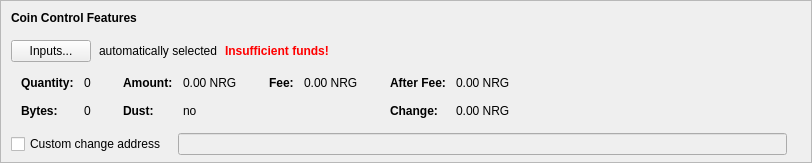
    <widget class="QFrame" name="frameCoinControl">
     <property name="sizePolicy">
      <sizepolicy hsizetype="Expanding" vsizetype="Expanding">
       <horstretch>0</horstretch>
       <verstretch>0</verstretch>
      </sizepolicy>
     </property>
     <property name="maximumSize">
      <size>
       <width>16777215</width>
       <height>16777215</height>
      </size>
     </property>
     <property name="frameShape">
      <enum>QFrame::StyledPanel</enum>
     </property>
     <property name="frameShadow">
      <enum>QFrame::Sunken</enum>
     </property>
     <layout class="QVBoxLayout" name="verticalLayoutCoinControl2">
      <property name="spacing">
       <number>0</number>
      </property>
      <property name="leftMargin">
       <number>0</number>
      </property>
      <property name="topMargin">
       <number>0</number>
      </property>
      <property name="rightMargin">
       <number>0</number>
      </property>
      <property name="bottomMargin">
       <number>6</number>
      </property>
      <item>
       <layout class="QVBoxLayout" name="verticalLayoutCoinControl" stretch="0,0,0,0,1">
        <property name="spacing">
         <number>0</number>
        </property>
        <property name="leftMargin">
         <number>10</number>
        </property>
        <property name="topMargin">
         <number>10</number>
        </property>
        <item>
         <layout class="QHBoxLayout" name="horizontalLayoutCoinControl1">
          <property name="bottomMargin">
           <number>15</number>
          </property>
          <item>
           <widget class="QLabel" name="labelCoinControlFeatures">
            <property name="sizePolicy">
             <sizepolicy hsizetype="Preferred" vsizetype="Maximum">
              <horstretch>0</horstretch>
              <verstretch>0</verstretch>
             </sizepolicy>
            </property>
            <property name="font">
             <font>
              <weight>75</weight>
              <bold>true</bold>
             </font>
            </property>
            <property name="styleSheet">
             <string notr="true">font-weight:bold;</string>
            </property>
            <property name="text">
             <string>Coin Control Features</string>
            </property>
           </widget>
          </item>
         </layout>
        </item>
        <item>
         <layout class="QHBoxLayout" name="horizontalLayoutCoinControl2" stretch="0,0,0,0">
          <property name="spacing">
           <number>8</number>
          </property>
          <property name="bottomMargin">
           <number>10</number>
          </property>
          <item>
           <widget class="QPushButton" name="pushButtonCoinControl">
            <property name="styleSheet">
             <string notr="true"/>
            </property>
            <property name="text">
             <string>Inputs...</string>
            </property>
            <property name="autoDefault">
             <bool>false</bool>
            </property>
           </widget>
          </item>
          <item>
           <widget class="QLabel" name="labelCoinControlAutomaticallySelected">
            <property name="text">
             <string>automatically selected</string>
            </property>
            <property name="margin">
             <number>5</number>
            </property>
           </widget>
          </item>
          <item>
           <widget class="QLabel" name="labelCoinControlInsuffFunds">
            <property name="font">
             <font>
              <weight>75</weight>
              <bold>true</bold>
             </font>
            </property>
            <property name="styleSheet">
             <string notr="true">color:red;font-weight:bold;</string>
            </property>
            <property name="text">
             <string>Insufficient funds!</string>
            </property>
            <property name="margin">
             <number>5</number>
            </property>
           </widget>
          </item>
          <item>
           <spacer name="horizontalSpacerCoinControl">
            <property name="orientation">
             <enum>Qt::Horizontal</enum>
            </property>
            <property name="sizeHint" stdset="0">
             <size>
              <width>40</width>
              <height>1</height>
             </size>
            </property>
           </spacer>
          </item>
         </layout>
        </item>
        <item>
         <widget class="QWidget" name="widgetCoinControl" native="true">
          <property name="sizePolicy">
           <sizepolicy hsizetype="Preferred" vsizetype="Preferred">
            <horstretch>0</horstretch>
            <verstretch>0</verstretch>
           </sizepolicy>
          </property>
          <property name="minimumSize">
           <size>
            <width>0</width>
            <height>0</height>
           </size>
          </property>
          <property name="styleSheet">
           <string notr="true"/>
          </property>
          <layout class="QHBoxLayout" name="horizontalLayoutCoinControl5">
           <property name="leftMargin">
            <number>0</number>
           </property>
           <property name="topMargin">
            <number>0</number>
           </property>
           <property name="rightMargin">
            <number>0</number>
           </property>
           <property name="bottomMargin">
            <number>0</number>
           </property>
           <item>
            <layout class="QHBoxLayout" name="horizontalLayoutCoinControl3" stretch="0,0,0,1">
             <property name="spacing">
              <number>20</number>
             </property>
             <property name="topMargin">
              <number>0</number>
             </property>
             <property name="bottomMargin">
              <number>10</number>
             </property>
             <item>
              <layout class="QFormLayout" name="formLayoutCoinControl1">
               <property name="horizontalSpacing">
                <number>10</number>
               </property>
               <property name="verticalSpacing">
                <number>14</number>
               </property>
               <property name="leftMargin">
                <number>10</number>
               </property>
               <property name="topMargin">
                <number>4</number>
               </property>
               <property name="rightMargin">
                <number>6</number>
               </property>
               <item row="0" column="0">
                <widget class="QLabel" name="labelCoinControlQuantityText">
                 <property name="font">
                  <font>
                   <weight>75</weight>
                   <bold>true</bold>
                  </font>
                 </property>
                 <property name="text">
                  <string>Quantity:</string>
                 </property>
                 <property name="margin">
                  <number>0</number>
                 </property>
                </widget>
               </item>
               <item row="0" column="1">
                <widget class="QLabel" name="labelCoinControlQuantity">
                 <property name="cursor">
                  <cursorShape>IBeamCursor</cursorShape>
                 </property>
                 <property name="contextMenuPolicy">
                  <enum>Qt::ActionsContextMenu</enum>
                 </property>
                 <property name="text">
                  <string notr="true">0</string>
                 </property>
                 <property name="margin">
                  <number>0</number>
                 </property>
                 <property name="textInteractionFlags">
                  <set>Qt::LinksAccessibleByMouse|Qt::TextSelectableByKeyboard|Qt::TextSelectableByMouse</set>
                 </property>
                </widget>
               </item>
               <item row="1" column="0">
                <widget class="QLabel" name="labelCoinControlBytesText">
                 <property name="font">
                  <font>
                   <weight>75</weight>
                   <bold>true</bold>
                  </font>
                 </property>
                 <property name="text">
                  <string>Bytes:</string>
                 </property>
                </widget>
               </item>
               <item row="1" column="1">
                <widget class="QLabel" name="labelCoinControlBytes">
                 <property name="cursor">
                  <cursorShape>IBeamCursor</cursorShape>
                 </property>
                 <property name="contextMenuPolicy">
                  <enum>Qt::ActionsContextMenu</enum>
                 </property>
                 <property name="text">
                  <string notr="true">0</string>
                 </property>
                 <property name="textInteractionFlags">
                  <set>Qt::LinksAccessibleByMouse|Qt::TextSelectableByKeyboard|Qt::TextSelectableByMouse</set>
                 </property>
                </widget>
               </item>
              </layout>
             </item>
             <item>
              <layout class="QFormLayout" name="formLayoutCoinControl2">
               <property name="horizontalSpacing">
                <number>10</number>
               </property>
               <property name="verticalSpacing">
                <number>14</number>
               </property>
               <property name="leftMargin">
                <number>6</number>
               </property>
               <property name="topMargin">
                <number>4</number>
               </property>
               <property name="rightMargin">
                <number>6</number>
               </property>
               <item row="0" column="0">
                <widget class="QLabel" name="labelCoinControlAmountText">
                 <property name="font">
                  <font>
                   <weight>75</weight>
                   <bold>true</bold>
                  </font>
                 </property>
                 <property name="text">
                  <string>Amount:</string>
                 </property>
                 <property name="margin">
                  <number>0</number>
                 </property>
                </widget>
               </item>
               <item row="0" column="1">
                <widget class="QLabel" name="labelCoinControlAmount">
                 <property name="cursor">
                  <cursorShape>IBeamCursor</cursorShape>
                 </property>
                 <property name="contextMenuPolicy">
                  <enum>Qt::ActionsContextMenu</enum>
                 </property>
                 <property name="text">
                  <string notr="true">0.00 NRG</string>
                 </property>
                 <property name="textInteractionFlags">
                  <set>Qt::LinksAccessibleByMouse|Qt::TextSelectableByKeyboard|Qt::TextSelectableByMouse</set>
                 </property>
                </widget>
               </item>
               <item row="1" column="0">
                <widget class="QLabel" name="labelCoinControlLowOutputText">
                 <property name="font">
                  <font>
                   <weight>75</weight>
                   <bold>true</bold>
                  </font>
                 </property>
                 <property name="text">
                  <string>Dust:</string>
                 </property>
                </widget>
               </item>
               <item row="1" column="1">
                <widget class="QLabel" name="labelCoinControlLowOutput">
                 <property name="cursor">
                  <cursorShape>IBeamCursor</cursorShape>
                 </property>
                 <property name="contextMenuPolicy">
                  <enum>Qt::ActionsContextMenu</enum>
                 </property>
                 <property name="text">
                  <string notr="true">no</string>
                 </property>
                 <property name="textInteractionFlags">
                  <set>Qt::LinksAccessibleByMouse|Qt::TextSelectableByKeyboard|Qt::TextSelectableByMouse</set>
                 </property>
                </widget>
               </item>
              </layout>
             </item>
             <item>
              <layout class="QFormLayout" name="formLayoutCoinControl3">
               <property name="horizontalSpacing">
                <number>10</number>
               </property>
               <property name="verticalSpacing">
                <number>14</number>
               </property>
               <property name="leftMargin">
                <number>6</number>
               </property>
               <property name="topMargin">
                <number>4</number>
               </property>
               <property name="rightMargin">
                <number>6</number>
               </property>
               <item row="0" column="0">
                <widget class="QLabel" name="labelCoinControlFeeText">
                 <property name="font">
                  <font>
                   <weight>75</weight>
                   <bold>true</bold>
                  </font>
                 </property>
                 <property name="text">
                  <string>Fee:</string>
                 </property>
                 <property name="margin">
                  <number>0</number>
                 </property>
                </widget>
               </item>
               <item row="0" column="1">
                <widget class="QLabel" name="labelCoinControlFee">
                 <property name="cursor">
                  <cursorShape>IBeamCursor</cursorShape>
                 </property>
                 <property name="contextMenuPolicy">
                  <enum>Qt::ActionsContextMenu</enum>
                 </property>
                 <property name="text">
                  <string notr="true">0.00 NRG</string>
                 </property>
                 <property name="textInteractionFlags">
                  <set>Qt::LinksAccessibleByMouse|Qt::TextSelectableByKeyboard|Qt::TextSelectableByMouse</set>
                 </property>
                </widget>
               </item>
              </layout>
             </item>
             <item>
              <layout class="QFormLayout" name="formLayoutCoinControl4">
               <property name="horizontalSpacing">
                <number>10</number>
               </property>
               <property name="verticalSpacing">
                <number>14</number>
               </property>
               <property name="leftMargin">
                <number>6</number>
               </property>
               <property name="topMargin">
                <number>4</number>
               </property>
               <property name="rightMargin">
                <number>6</number>
               </property>
               <item row="0" column="0">
                <widget class="QLabel" name="labelCoinControlAfterFeeText">
                 <property name="font">
                  <font>
                   <weight>75</weight>
                   <bold>true</bold>
                  </font>
                 </property>
                 <property name="text">
                  <string>After Fee:</string>
                 </property>
                 <property name="margin">
                  <number>0</number>
                 </property>
                </widget>
               </item>
               <item row="0" column="1">
                <widget class="QLabel" name="labelCoinControlAfterFee">
                 <property name="cursor">
                  <cursorShape>IBeamCursor</cursorShape>
                 </property>
                 <property name="contextMenuPolicy">
                  <enum>Qt::ActionsContextMenu</enum>
                 </property>
                 <property name="text">
                  <string notr="true">0.00 NRG</string>
                 </property>
                 <property name="textInteractionFlags">
                  <set>Qt::LinksAccessibleByMouse|Qt::TextSelectableByKeyboard|Qt::TextSelectableByMouse</set>
                 </property>
                </widget>
               </item>
               <item row="1" column="0">
                <widget class="QLabel" name="labelCoinControlChangeText">
                 <property name="font">
                  <font>
                   <weight>75</weight>
                   <bold>true</bold>
                  </font>
                 </property>
                 <property name="text">
                  <string>Change:</string>
                 </property>
                </widget>
               </item>
               <item row="1" column="1">
                <widget class="QLabel" name="labelCoinControlChange">
                 <property name="cursor">
                  <cursorShape>IBeamCursor</cursorShape>
                 </property>
                 <property name="contextMenuPolicy">
                  <enum>Qt::ActionsContextMenu</enum>
                 </property>
                 <property name="text">
                  <string notr="true">0.00 NRG</string>
                 </property>
                 <property name="textInteractionFlags">
                  <set>Qt::LinksAccessibleByMouse|Qt::TextSelectableByKeyboard|Qt::TextSelectableByMouse</set>
                 </property>
                </widget>
               </item>
              </layout>
             </item>
            </layout>
           </item>
          </layout>
         </widget>
        </item>
        <item>
         <layout class="QHBoxLayout" name="horizontalLayoutCoinControl4" stretch="0,0,0">
          <property name="spacing">
           <number>12</number>
          </property>
          <property name="sizeConstraint">
           <enum>QLayout::SetDefaultConstraint</enum>
          </property>
          <property name="topMargin">
           <number>5</number>
          </property>
          <property name="rightMargin">
           <number>5</number>
          </property>
          <item>
           <widget class="QCheckBox" name="checkBoxCoinControlChange">
            <property name="toolTip">
             <string>If this is activated, but the change address is empty or invalid, change will be sent to a newly generated address.</string>
            </property>
            <property name="text">
             <string>Custom change address</string>
            </property>
           </widget>
          </item>
          <item>
           <widget class="QValidatedLineEdit" name="lineEditCoinControlChange">
            <property name="enabled">
             <bool>false</bool>
            </property>
            <property name="sizePolicy">
             <sizepolicy hsizetype="Expanding" vsizetype="Fixed">
              <horstretch>0</horstretch>
              <verstretch>0</verstretch>
             </sizepolicy>
            </property>
           </widget>
          </item>
          <item>
           <widget class="QLabel" name="labelCoinControlChangeLabel">
            <property name="sizePolicy">
             <sizepolicy hsizetype="Preferred" vsizetype="Expanding">
              <horstretch>0</horstretch>
              <verstretch>0</verstretch>
             </sizepolicy>
            </property>
            <property name="minimumSize">
             <size>
              <width>0</width>
              <height>0</height>
             </size>
            </property>
            <property name="text">
             <string/>
            </property>
            <property name="margin">
             <number>3</number>
            </property>
           </widget>
          </item>
         </layout>
        </item>
        <item>
         <spacer name="verticalSpacerCoinControl">
          <property name="orientation">
           <enum>Qt::Vertical</enum>
          </property>
          <property name="sizeHint" stdset="0">
           <size>
            <width>800</width>
            <height>1</height>
           </size>
          </property>
         </spacer>
        </item>
       </layout>
      </item>
     </layout>
    </widget>
